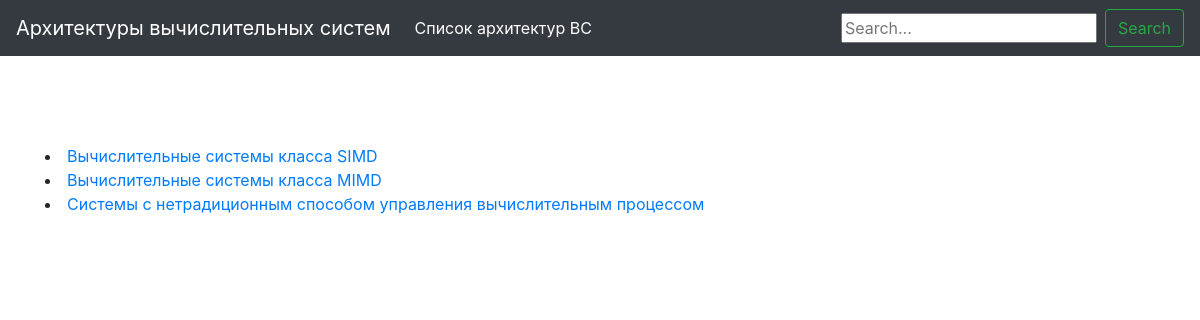
The page /architecture-types/ on the database its author committed.
### distributed_systems/apps/architecture_types/models.py (models this page shows)
class ArchitectureType(models.Model):
    title = models.CharField(max_length=200)
    description = models.TextField(blank=True, default='')
    parent_type = models.ForeignKey('ArchitectureType',
                                    blank=True, null=True,
                                    on_delete=models.CASCADE)

### distributed_systems/apps/architecture_types/views.py (the view)
def index(request):
    architecture_types = ArchitectureType.objects.filter(parent_type__isnull=True)
    template = loader.get_template('architecture_types/index.html')
    context = {
        'architecture_types': architecture_types
    }
    return HttpResponse(template.render(context))

### templates/architecture_types/index.html (shortened to what this page needs)
{% extends "base.html" %}
{% block content %}
    <br>
    {% for type in architecture_types %}
        <li><a href="/architecture-types/{{ type.id }}/">{{ type.title }}</a></li>
    {% endfor %}
    <br>
{% endblock %}

### rows shown on the page
ArchitectureType: title "Вычислительные системы класса SIMD"
ArchitectureType: title "Вычислительные системы класса MIMD"
ArchitectureType: title "Cистемы с нетрадиционным способом управления вычислительным процессом"
